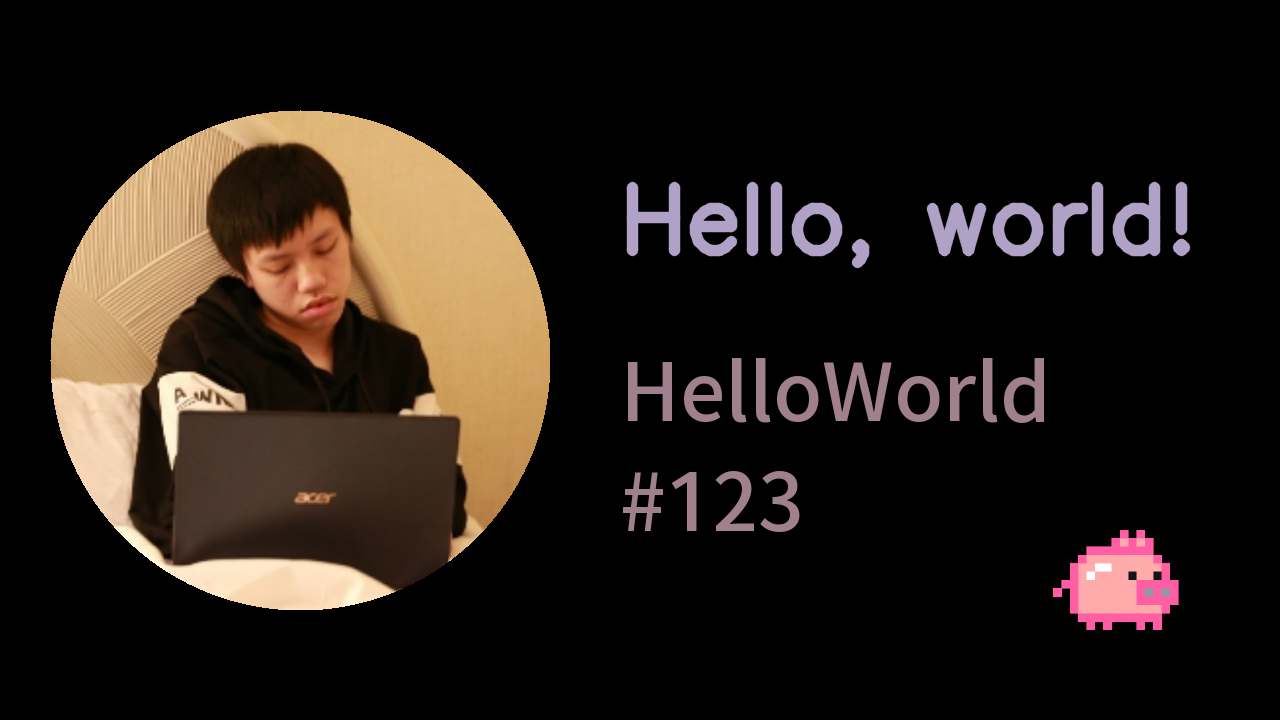

Reproduce this figure in Python.
import cv2, numpy, random
from PIL import Image, ImageDraw, ImageFont

def circle_image(image, height, width):
    image = cv2.resize(image, (height, width))
    circle = numpy.zeros((height, width, 1), numpy.uint8)
    # 圓形設定：Image, 中心點座標, 半徑, (B, G, R), Thickness
    circle = cv2.circle(circle, (width // 2, height // 2), min(height, width) // 2, (1), -1)
    new_image = numpy.zeros((height, width, 4), numpy.uint8)
    new_image[:, :, 0] = numpy.multiply(image[:, :, 0], circle[:, :, 0])
    new_image[:, :, 1] = numpy.multiply(image[:, :, 1], circle[:, :, 0])
    new_image[:, :, 2] = numpy.multiply(image[:, :, 2], circle[:, :, 0])
    circle[circle == 1] = 255
    new_image[:, :, 3] = circle[:, :, 0]
    return new_image

def black_background(image, height, width):
    image = cv2.resize(image, (height, width))
    for i in range(height):
        for j in range(width):
            if sum(image[i][j]) == 0:
                image[i][j] = numpy.array([0, 0, 0, 0])
    return image

# cv2 加入中文字
def cv2Image_add_chineseText(image, text, left, top, textColor = (255, 255, 255), textSize = 100):
    image = Image.fromarray(cv2.cvtColor(image, cv2.COLOR_BGR2RGB))
    draw = ImageDraw.Draw(image)
    fontText = ImageFont.truetype("./Discord/GenYoGothic-M.ttc", textSize)
    draw.text((left, top), text, textColor, font = fontText)
    return cv2.cvtColor(numpy.asarray(image), cv2.COLOR_RGB2BGR)

def average_color(image):
    size = image.size // 3
    temp = cv2.split(image)
    blues, greens, reds = temp[0], temp[1], temp[2]
    b, g, r = 0, 0, 0
    for blue in blues:
        b += sum(blue)
    for green in greens:
        g += sum(green)
    for red in reds:
        r += sum(red)
    b, g, r = b // size, g // size, r // size
    if b < 100:
        b = random.randint(100, 200)
    if g < 100:
        g = random.randint(100, 200)
    if r < 100:
        r = random.randint(100, 200)
    return (int(b), int(g), int(r))

image = numpy.zeros((720, 1280, 4), numpy.uint8)
icon = cv2.imread("./Discord/avatar.png", cv2.IMREAD_UNCHANGED)
icon_color = average_color(icon)
new_icon = circle_image(icon, 500, 500)
guild = cv2.imread("./Discord/guild.png", cv2.IMREAD_UNCHANGED)
guild_color = average_color(guild)
guild = black_background(guild, 200, 200)
new_guild = circle_image(guild, 200, 200)
image[110:610, 50:550] = new_icon
image[480:680, 1020:1220] = new_guild
# print(icon_color, guild_color)
temp = "HelloWorld#123".split('#')
name = temp[0]
number = f"#{temp[1]}"
if len(name) > 10:
    fontSize, add = 70, 0
elif len(name) < 5:
    fontSize, add = 90, 20
else:
    fontSize, add = 80, 10
image = cv2Image_add_chineseText(image, name, 620, 350, (icon_color[2], icon_color[1], icon_color[0]), fontSize)
image = cv2Image_add_chineseText(image, number, 620, 450 + add, (icon_color[2], icon_color[1], icon_color[0]), fontSize)
# 文字設定：Image, Text, (x, y), FontFace, FontScale, (B, G, R), Thickness, LineType
cv2.putText(image, "Hello, world!", (620, 250), cv2.FONT_HERSHEY_SIMPLEX, 3, (guild_color[0], guild_color[1], guild_color[2]), 10, cv2.LINE_AA)
cv2.imwrite("./Discord/welcome.png", image)
